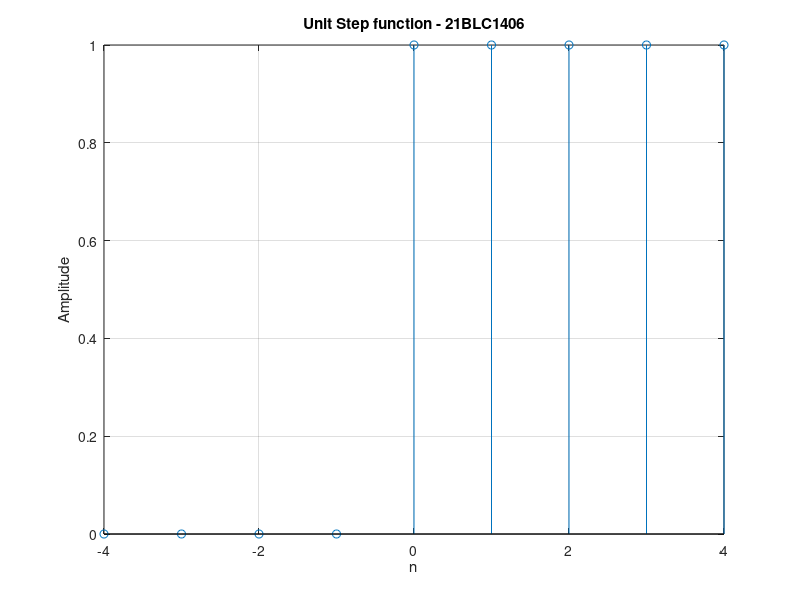

Recreate this plot in MATLAB.
% Generate unit step signal/function

clc;
close all;
clear all;
n = -4:4;
a = [zeros(1,4),ones(1,5)];
figure(4)
stem(n,a)
grid on
xlabel('n')
ylabel('Amplitude')
title('Unit Step function - 21BLC1406')
